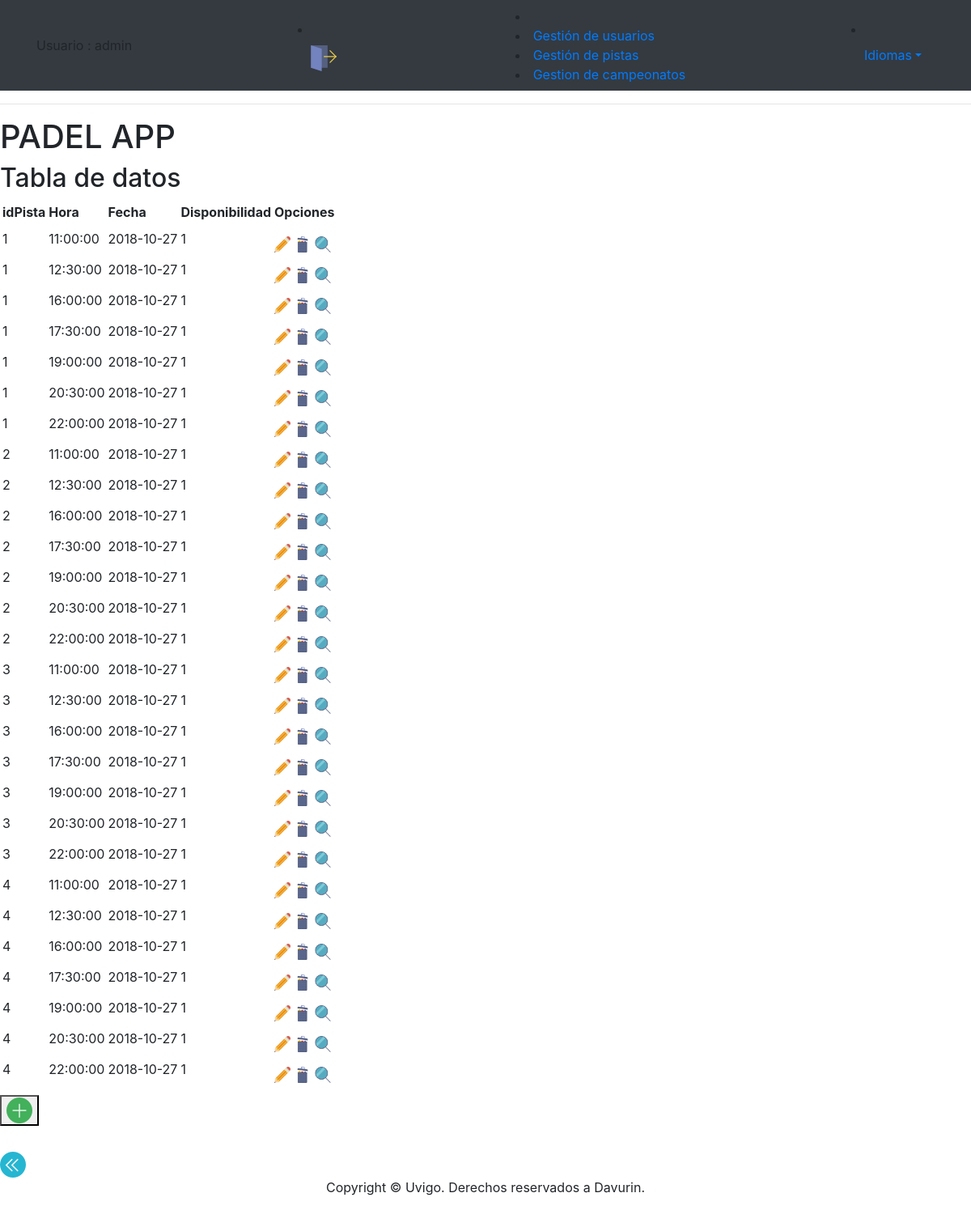
The page /app/Controllers/PISTA_CONTROLLER.php (signed in) on the database its author committed.
### tables this page shows
CREATE TABLE IF NOT EXISTS `Pista` (
  `idPista` INT NOT NULL,
  `Fecha` DATE NOT NULL,
  `Hora` TIME NOT NULL,
  `Disponibilidad` TINYINT NOT NULL,
  PRIMARY KEY (`idPista`, `Fecha`, `Hora`));

### app/Controllers/PISTA_CONTROLLER.php (called while the page is built, shortened)
<?php
include '../Models/PISTA_MODEL.php';
include '../Views/PISTA/PISTA_SHOWALL.php';
switch ( $_REQUEST[ 'action' ] ) {
	default:
			if($_SESSION['tipo'] == 'Admin'){
						if ( !$_POST ) {
							$PISTA = new PISTA_MODEL( '', '', date("Y-m-d"), '');
						} else {
							$PISTA = get_data_form();
						}
						$datos = $PISTA->SEARCH();
						$lista = array( 'idPista','Hora','Fecha','Disponibilidad');
						new PISTA_SHOWALL( $lista, $datos);
			}else{
				new USUARIO_DEFAULT();
			}
}
?>

### app/Models/PISTA_MODEL.php (called while the page is built, shortened)
<?php
class PISTA_MODEL{
	var $idPista;
	var	$hora;
	var	$fecha;
	var $disponibilidad;
	function __construct($idPista,$hora,$fecha,$disponibilidad) {
		$this->idPista = $idPista;
        $this->hora=$hora;
		$this->disponibilidad = $disponibilidad;
		$this->fecha = $fecha;
		include_once '../Functions/BdAdmin.php';
		$this->mysqli = ConectarBD();
	}
	function SEARCH() {
		$sql = "select  idPista,
                    Fecha,
					Hora,
					Disponibilidad
       			from PISTA
    			where
    				(
					(BINARY idPista LIKE '%$this->idPista%') &&
                    (BINARY Fecha LIKE '%$this->fecha%') &&
    				(BINARY Hora LIKE '%$this->hora%') &&
					(BINARY Disponibilidad LIKE '%$this->disponibilidad%')
    				)";
		if ( !( $resultado = $this->mysqli->query( $sql ) ) ) {
			return 'Error en la consulta sobre la base de datos';
		} else {
			return $resultado;
		}
	}
}
?>

### app/Functions/BdAdmin.php (called while the page is built, shortened)
<?php
function ConectarBD()
	{
	    $mysqli = new mysqli("localhost", "user", "pass", "abpbase");
		return $mysqli;
	}
?>

### app/Views/PISTA/PISTA_SHOWALL.php (the view, shortened to what this page needs)
<?php
class Pista_Showall{
	function __construct( $lista, $datos) {
		$this->lista = $lista;
		$this->datos = $datos;
		$this->render($this->lista,$this->datos);
	}
	function render($lista,$datos){
		$this->datos = $datos;
	include '../Views/Header.php';
?>
<div class="seccion">
			<h2>
				<?php echo $strings['Tabla de datos'];?>
			</h2>
			<table>
				<caption style="margin-bottom:10px;">
					<form action='../Controllers/PISTA_CONTROLLER.php'>
						<button type="submit" name="action" value="ADD"><img src="../Views/icon/añadir.png" alt="AÑADIR" /></button>
					</form>
				</caption>
				<tr>
<?php
					foreach ( $lista as $atributo ) {
?>
					<th>
						<?php echo $atributo?>
					</th>
<?php
					}
?>
					<th colspan="4" >
						<?php echo $strings['Opciones']?>
					</th>
				</tr>
<?php
				while ( $fila = mysqli_fetch_array( $this->datos ) ) {
?>
				<tr>
<?php
					foreach ( $lista as $atributo ) {
?>
					<td>
<?php
							echo $fila[ $atributo ];
?>
					</td>
<?php
					}
?>
					<td>
						<form action="../Controllers/PISTA_CONTROLLER.php" method="get" style="display:inline" >
								<button id ="buttonBien" type="submit" name="action" value="EDIT" ><img src="../Views/icon/modificar.png" alt="<?php echo $strings['Modificar']?>" width="20" height="20" /></button>
					<td>
								<button id ="buttonBien" type="submit" name="action" value="DELETE" ><img src="../Views/icon/eliminar.png" alt="<?php echo $strings['Eliminar']?>" width="20" height="20" /></button>
					<td>
								<button id ="buttonBien" type="submit" name="action" value="SEARCH"><img src="../Views/icon/buscar.png" alt="BUSCAR" width="20" height="20"/></button>
					<td>
						</form>
				    <td>
				</tr>
<?php
				}
?>
			</table>
			<form action='../Controllers/PISTA_CONTROLLER.php' method="post">
				<button id ="buttonBien" type="submit"><img src="../Views/icon/atras.png" alt="<?php echo $strings['Atras']?>" /></button>
			</form>
		</div>
<?php
		include '../Views/Footer.php';
		}
		}
?>

### rows shown on the page
pista: idPista "1", Hora "11:00:00", Fecha "2018-10-27", Disponibilidad "1"
pista: idPista "1", Hora "12:30:00", Fecha "2018-10-27", Disponibilidad "1"
pista: idPista "1", Hora "16:00:00", Fecha "2018-10-27", Disponibilidad "1"
pista: idPista "1", Hora "17:30:00", Fecha "2018-10-27", Disponibilidad "1"
pista: idPista "1", Hora "19:00:00", Fecha "2018-10-27", Disponibilidad "1"
pista: idPista "1", Hora "20:30:00", Fecha "2018-10-27", Disponibilidad "1"
pista: idPista "1", Hora "22:00:00", Fecha "2018-10-27", Disponibilidad "1"
pista: idPista "2", Hora "11:00:00", Fecha "2018-10-27", Disponibilidad "1"
pista: idPista "2", Hora "12:30:00", Fecha "2018-10-27", Disponibilidad "1"
pista: idPista "2", Hora "16:00:00", Fecha "2018-10-27", Disponibilidad "1"
pista: idPista "2", Hora "17:30:00", Fecha "2018-10-27", Disponibilidad "1"
pista: idPista "2", Hora "19:00:00", Fecha "2018-10-27", Disponibilidad "1"
pista: idPista "2", Hora "20:30:00", Fecha "2018-10-27", Disponibilidad "1"
pista: idPista "2", Hora "22:00:00", Fecha "2018-10-27", Disponibilidad "1"
pista: idPista "3", Hora "11:00:00", Fecha "2018-10-27", Disponibilidad "1"
pista: idPista "3", Hora "12:30:00", Fecha "2018-10-27", Disponibilidad "1"
pista: idPista "3", Hora "16:00:00", Fecha "2018-10-27", Disponibilidad "1"
pista: idPista "3", Hora "17:30:00", Fecha "2018-10-27", Disponibilidad "1"
pista: idPista "3", Hora "19:00:00", Fecha "2018-10-27", Disponibilidad "1"
pista: idPista "3", Hora "20:30:00", Fecha "2018-10-27", Disponibilidad "1"
pista: idPista "3", Hora "22:00:00", Fecha "2018-10-27", Disponibilidad "1"
pista: idPista "4", Hora "11:00:00", Fecha "2018-10-27", Disponibilidad "1"
pista: idPista "4", Hora "12:30:00", Fecha "2018-10-27", Disponibilidad "1"
pista: idPista "4", Hora "16:00:00", Fecha "2018-10-27", Disponibilidad "1"
pista: idPista "4", Hora "17:30:00", Fecha "2018-10-27", Disponibilidad "1"
pista: idPista "4", Hora "19:00:00", Fecha "2018-10-27", Disponibilidad "1"
pista: idPista "4", Hora "20:30:00", Fecha "2018-10-27", Disponibilidad "1"
pista: idPista "4", Hora "22:00:00", Fecha "2018-10-27", Disponibilidad "1"

### other values the page prints
$strings['Usuario'] "Usuario"
$_SESSION['login'] "admin"
$strings['Gestion de usuarios'] "Gestión de usuarios"
$strings['Gestión de pistas'] "Gestión de pistas"
$strings['Tabla de datos'] "Tabla de datos"
$atributo "idPista"
$atributo "Hora"
$atributo "Fecha"
$atributo "Disponibilidad"
$strings['Opciones'] "Opciones"
